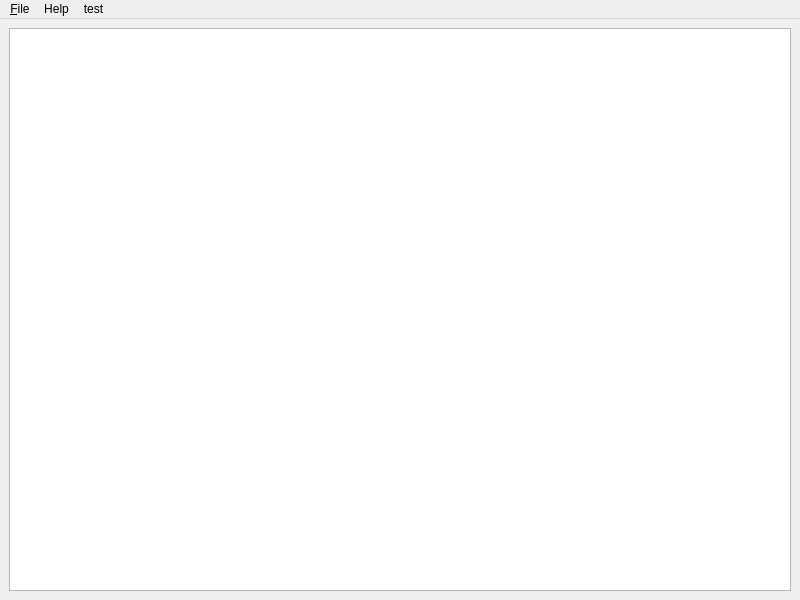
<?xml version="1.0" encoding="UTF-8"?>
<ui version="4.0">
 <class>MainWindow</class>
 <widget class="QMainWindow" name="MainWindow">
  <property name="geometry">
   <rect>
    <x>0</x>
    <y>0</y>
    <width>800</width>
    <height>600</height>
   </rect>
  </property>
  <property name="windowTitle">
   <string>MainWindow</string>
  </property>
  <widget class="QWidget" name="centralwidget">
   <layout class="QHBoxLayout" name="horizontalLayout">
    <item>
     <widget class="PlotWidget" name="graphicsView"/>
    </item>
   </layout>
  </widget>
  <widget class="QMenuBar" name="menubar">
   <property name="geometry">
    <rect>
     <x>0</x>
     <y>0</y>
     <width>800</width>
     <height>21</height>
    </rect>
   </property>
   <widget class="QMenu" name="menu_File">
    <property name="title">
     <string>&amp;File</string>
    </property>
    <addaction name="New"/>
    <addaction name="Open"/>
    <addaction name="Open_Recent"/>
    <addaction name="save"/>
    <addaction name="Exit"/>
   </widget>
   <widget class="QMenu" name="menuHelp">
    <property name="title">
     <string>Help</string>
    </property>
   </widget>
   <widget class="QMenu" name="testbtn">
    <property name="title">
     <string>test</string>
    </property>
   </widget>
   <addaction name="menu_File"/>
   <addaction name="menuHelp"/>
   <addaction name="testbtn"/>
  </widget>
  <action name="New">
   <property name="icon">
    <iconset resource="../Simple_PySide_Base-master/files.qrc">
     <normaloff>:/16x16/icons/16x16/cil-plus.png</normaloff>:/16x16/icons/16x16/cil-plus.png</iconset>
   </property>
   <property name="text">
    <string>&amp;New</string>
   </property>
   <property name="toolTip">
    <string>Open New File</string>
   </property>
   <property name="shortcut">
    <string>Ctrl+N</string>
   </property>
  </action>
  <action name="Open">
   <property name="icon">
    <iconset resource="../Simple_PySide_Base-master/files.qrc">
     <normaloff>:/16x16/icons/16x16/cil-folder-open.png</normaloff>:/16x16/icons/16x16/cil-folder-open.png</iconset>
   </property>
   <property name="text">
    <string>&amp;Open</string>
   </property>
   <property name="toolTip">
    <string>Open a existing file</string>
   </property>
   <property name="shortcut">
    <string>Ctrl+O</string>
   </property>
  </action>
  <action name="Open_Recent">
   <property name="text">
    <string>&amp;Open Recent</string>
   </property>
   <property name="toolTip">
    <string>Open Recent files</string>
   </property>
  </action>
  <action name="save">
   <property name="icon">
    <iconset resource="../Simple_PySide_Base-master/files.qrc">
     <normaloff>:/16x16/icons/16x16/cil-save.png</normaloff>:/16x16/icons/16x16/cil-save.png</iconset>
   </property>
   <property name="text">
    <string>&amp;Save</string>
   </property>
   <property name="toolTip">
    <string>Save a file</string>
   </property>
   <property name="shortcut">
    <string>Ctrl+S</string>
   </property>
  </action>
  <action name="Exit">
   <property name="icon">
    <iconset resource="../Simple_PySide_Base-master/files.qrc">
     <normaloff>:/16x16/icons/16x16/cil-closed-captioning.png</normaloff>:/16x16/icons/16x16/cil-closed-captioning.png</iconset>
   </property>
   <property name="text">
    <string>&amp;Exit</string>
   </property>
  </action>
 </widget>
 <customwidgets>
  <customwidget>
   <class>PlotWidget</class>
   <extends>QGraphicsView</extends>
   <header>pyqtgraph</header>
  </customwidget>
 </customwidgets>
 <resources>
  <include location="../Simple_PySide_Base-master/files.qrc"/>
 </resources>
 <connections/>
</ui>
